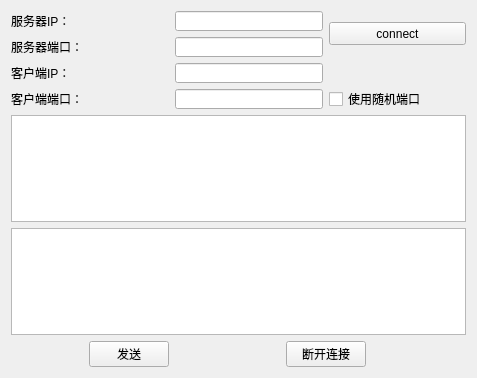
<?xml version="1.0" encoding="UTF-8"?>
<ui version="4.0">
 <class>MyWidget</class>
 <widget class="QWidget" name="MyWidget">
  <property name="geometry">
   <rect>
    <x>0</x>
    <y>0</y>
    <width>475</width>
    <height>378</height>
   </rect>
  </property>
  <property name="windowTitle">
   <string>MyWidget</string>
  </property>
  <layout class="QGridLayout" name="gridLayout">
   <item row="0" column="0">
    <widget class="QLabel" name="label">
     <property name="text">
      <string>服务器IP：</string>
     </property>
    </widget>
   </item>
   <item row="0" column="2" colspan="2">
    <widget class="QLineEdit" name="lineEditIP">
     <property name="minimumSize">
      <size>
       <width>111</width>
       <height>20</height>
      </size>
     </property>
     <property name="text">
      <string/>
     </property>
     <property name="readOnly">
      <bool>false</bool>
     </property>
    </widget>
   </item>
   <item row="1" column="0">
    <widget class="QLabel" name="label_2">
     <property name="text">
      <string>服务器端口：</string>
     </property>
    </widget>
   </item>
   <item row="1" column="2" colspan="2">
    <widget class="QLineEdit" name="lineEditPort">
     <property name="minimumSize">
      <size>
       <width>111</width>
       <height>20</height>
      </size>
     </property>
     <property name="text">
      <string/>
     </property>
     <property name="readOnly">
      <bool>false</bool>
     </property>
    </widget>
   </item>
   <item row="2" column="0">
    <widget class="QLabel" name="label_4">
     <property name="text">
      <string>客户端IP：</string>
     </property>
    </widget>
   </item>
   <item row="2" column="2" colspan="2">
    <widget class="QLineEdit" name="lineEditLocalIP">
     <property name="minimumSize">
      <size>
       <width>111</width>
       <height>20</height>
      </size>
     </property>
     <property name="text">
      <string/>
     </property>
     <property name="readOnly">
      <bool>false</bool>
     </property>
    </widget>
   </item>
   <item row="3" column="0">
    <widget class="QLabel" name="label_3">
     <property name="text">
      <string>客户端端口：</string>
     </property>
    </widget>
   </item>
   <item row="3" column="2" colspan="2">
    <widget class="QLineEdit" name="lineEditLocalPort">
     <property name="minimumSize">
      <size>
       <width>111</width>
       <height>20</height>
      </size>
     </property>
     <property name="text">
      <string/>
     </property>
     <property name="readOnly">
      <bool>false</bool>
     </property>
    </widget>
   </item>
   <item row="3" column="4" colspan="2">
    <widget class="QCheckBox" name="checkBox">
     <property name="minimumSize">
      <size>
       <width>100</width>
       <height>16</height>
      </size>
     </property>
     <property name="text">
      <string>使用随机端口</string>
     </property>
    </widget>
   </item>
   <item row="4" column="0" colspan="6">
    <widget class="QTextEdit" name="textEditRead"/>
   </item>
   <item row="5" column="0" colspan="6">
    <widget class="QTextEdit" name="textEditWrite"/>
   </item>
   <item row="6" column="0">
    <spacer name="horizontalSpacer">
     <property name="orientation">
      <enum>Qt::Horizontal</enum>
     </property>
     <property name="sizeHint" stdset="0">
      <size>
       <width>69</width>
       <height>20</height>
      </size>
     </property>
    </spacer>
   </item>
   <item row="6" column="1">
    <widget class="QPushButton" name="pushButton">
     <property name="text">
      <string>发送</string>
     </property>
    </widget>
   </item>
   <item row="6" column="2">
    <spacer name="horizontalSpacer_2">
     <property name="orientation">
      <enum>Qt::Horizontal</enum>
     </property>
     <property name="sizeHint" stdset="0">
      <size>
       <width>30</width>
       <height>20</height>
      </size>
     </property>
    </spacer>
   </item>
   <item row="6" column="3" colspan="2">
    <widget class="QPushButton" name="pushButton_2">
     <property name="text">
      <string>断开连接</string>
     </property>
    </widget>
   </item>
   <item row="6" column="5">
    <spacer name="horizontalSpacer_3">
     <property name="orientation">
      <enum>Qt::Horizontal</enum>
     </property>
     <property name="sizeHint" stdset="0">
      <size>
       <width>66</width>
       <height>20</height>
      </size>
     </property>
    </spacer>
   </item>
   <item row="0" column="4" rowspan="2" colspan="2">
    <widget class="QPushButton" name="buttonConnect">
     <property name="minimumSize">
      <size>
       <width>75</width>
       <height>23</height>
      </size>
     </property>
     <property name="maximumSize">
      <size>
       <width>666666</width>
       <height>23</height>
      </size>
     </property>
     <property name="text">
      <string>connect</string>
     </property>
    </widget>
   </item>
  </layout>
 </widget>
 <layoutdefault spacing="6" margin="11"/>
 <resources/>
 <connections/>
</ui>
